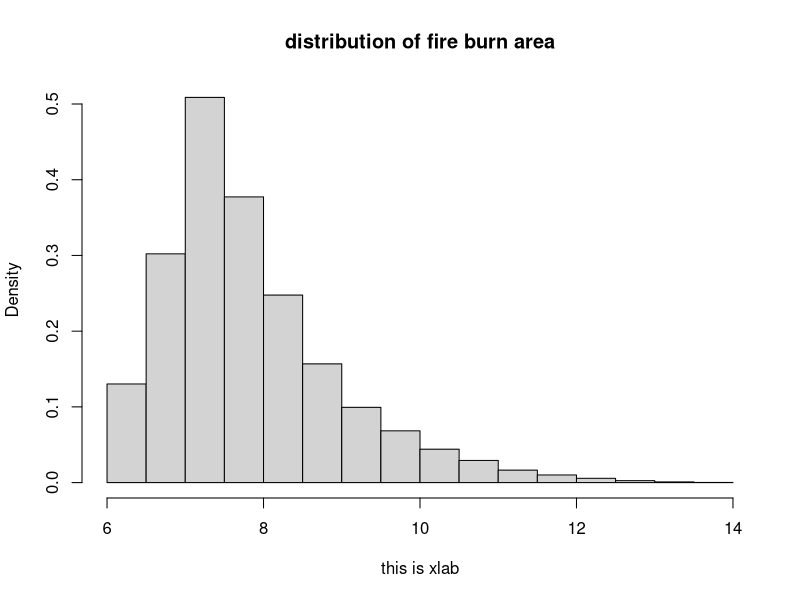
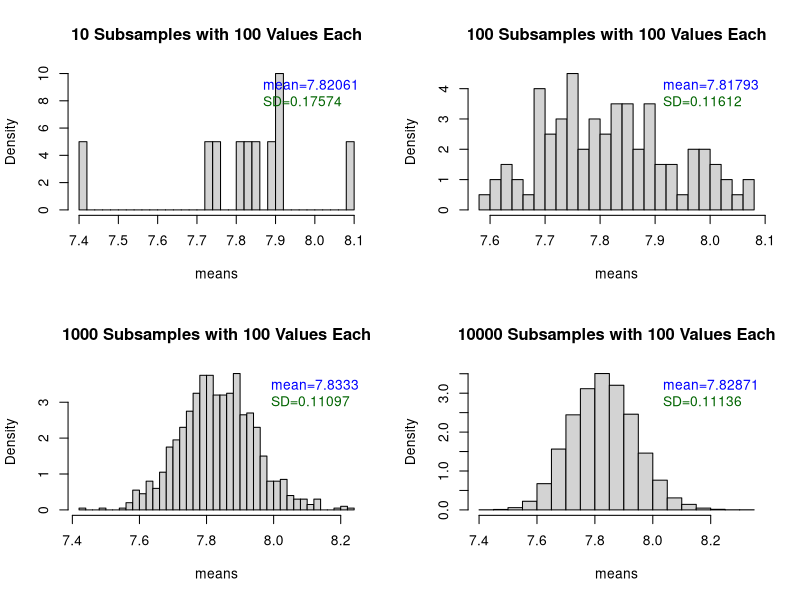
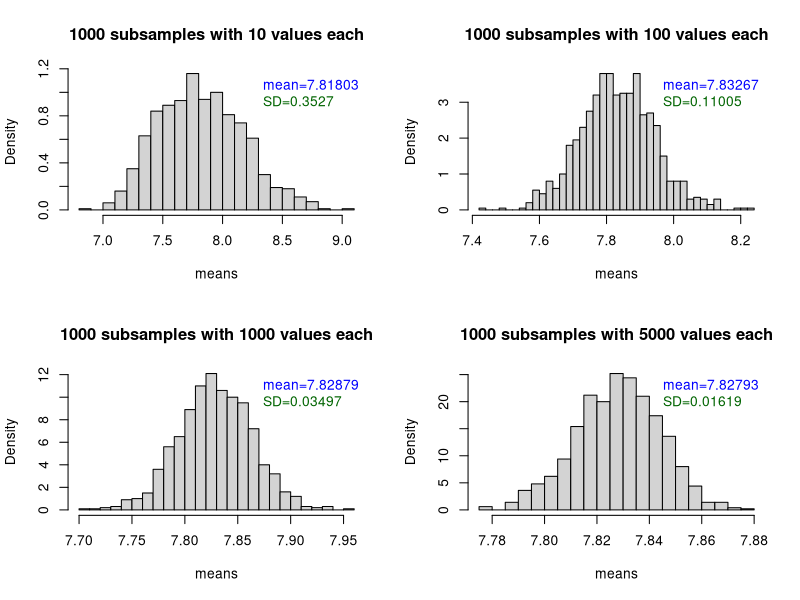
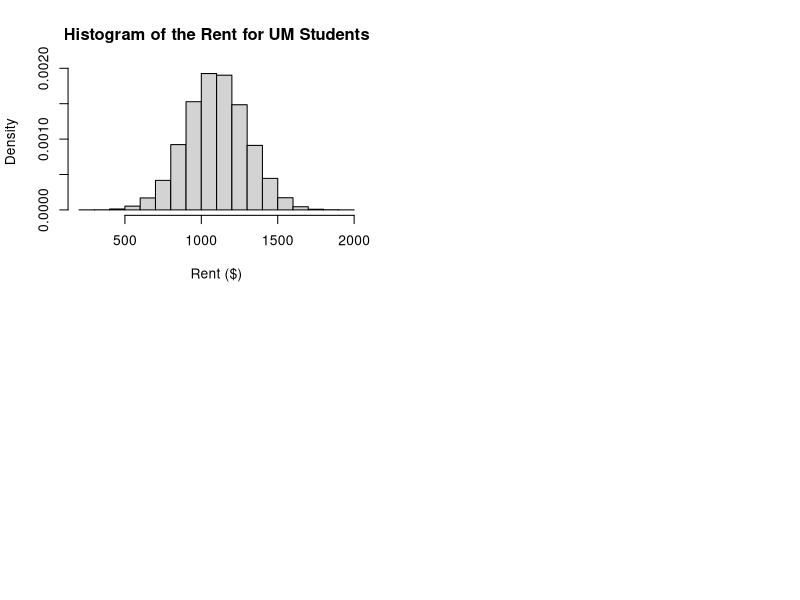
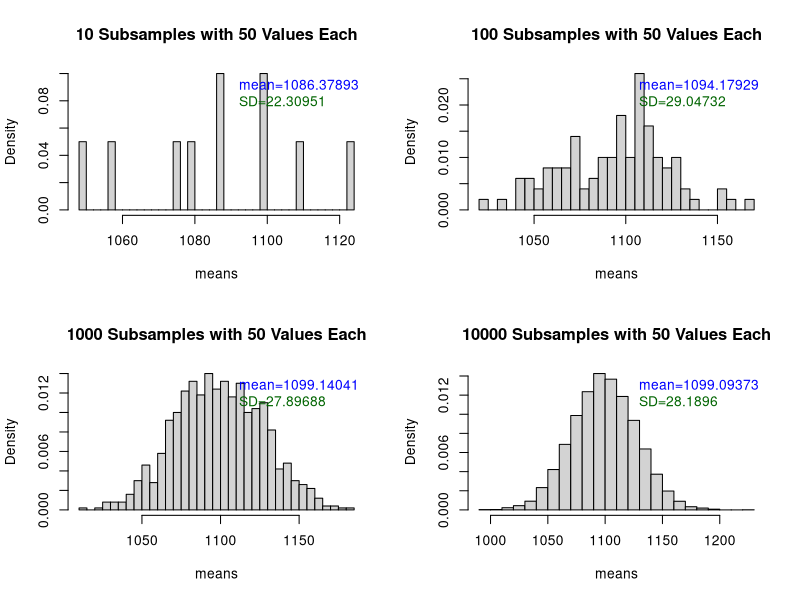
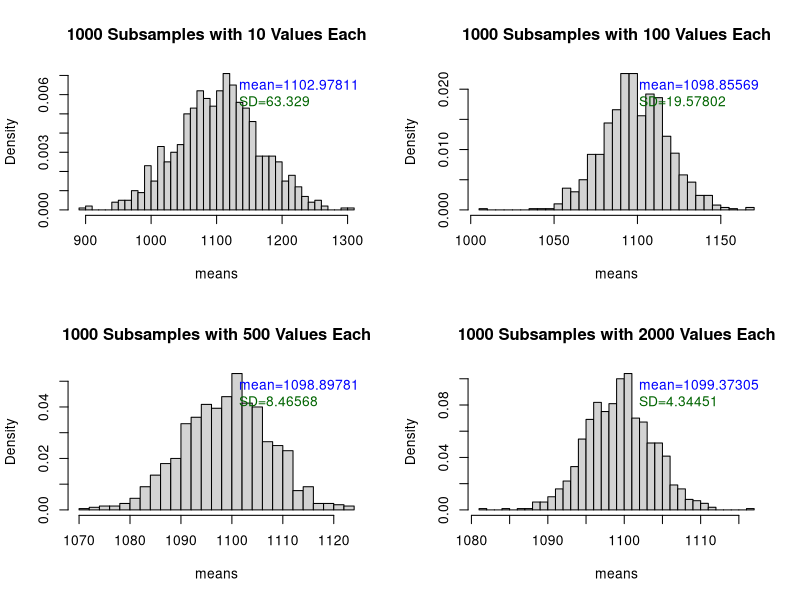

Write the R code that produced these figures, in order.
## ---- chunk 1
# setup
set.seed(100)
fireinfo <- read.csv("../data/lab2/firinfo.csv")
head(fireinfo)

mean(fireinfo$BurnBndAc)
sd(fireinfo$BurnBndAc)
## ---- chunk 2
hist(fireinfo$BurnBndAc, probability=T, main="distribution of fire burn area", xlab='this is xlab')
## ---- chunk 3
# get the sample mean vector, var stands for the variable in the data
meansVector <- function(data, sample_times, sample_size, var) {
  v <- c()  # create blank vector
  for (i in 1:sample_times) {
    y <- sample(data[, var], sample_size, replace = TRUE)  # get replaced sample
    m <- mean(y)
    v[i] <- m
  }
  return(v)
}
## ---- chunk 4
# Increasing the number of subsamples
set.seed(100)
sample_times <- c(10, 100, 1000, 10000) # number of subsamples

par(mfrow = c(2, 2))  # set subplot
for (i in c(1:length(sample_times))) {
  means <- meansVector(fireinfo, sample_times[i], 100, "BurnBndAc")  # get sample means
  avg <- round(mean(means), 5)  # mean of the sample means
  SD <- round(sd(means), 5)  # std of the sample means
  hist(means, probability=T, main = paste0(sample_times[i], " Subsamples with 100 Values Each"), breaks=30)
  legend("topright", bty = 'n', legend = c(paste0("mean=", avg), paste0("SD=", SD)), text.col = c("blue", "dark green"))
}

## ---- chunk 5
set.seed(100)
# Increasing the number of values within each subsample
sample_size <- c(10, 100, 1000, 5000)

par(mfrow = c(2, 2))
for (i in c(1:length(sample_size))) {
  means <- meansVector(fireinfo, 1000, sample_size[i], "BurnBndAc")
  avg <- round(mean(means), 5)
  SD <- round(sd(means), 5)
  hist(means, probability = TRUE, main = paste0("1000 subsamples with ", sample_size[i], " values each"), breaks=30)
  legend("topright", bty = "n", legend = c(paste0("mean=", avg), paste0("SD=", SD)), text.col = c("blue", "dark green"))
}
## ---- chunk 6
#Follow the Instructions to create a dataset called "rentdata" on your own.
set.seed(100)
rentdata <- rnorm(mean=1100, n=40000, sd=200)
## ---- chunk 7
meansVector <- function(data, times, size) {
  v <- c()
  for (i in 1:times) {
    y <- sample(data, size, replace=TRUE)
    m <- mean(y)
    v[i] <- m
  }
  return(v)
}
## ---- chunk 8
set.seed(100)
# (1) Plot the histogram of the rent data
hist(rentdata, probability=T, main='Histogram of the Rent for UM Students', xlab='Rent ($)')

# (2) Create a series of histograms where you gradually increase the number of subsamples you take, but keep the number of values in each subsample constant
sample_times <- c(10, 100, 1000, 10000)
par(mfrow=c(2,2))
for (i in c(1:length(sample_times))) {
  means <- meansVector(rentdata, sample_times[i], 50)
  avg <- round(mean(means), 5)
  SD <- round(sd(means), 5)
  hist(means, probability = TRUE, main = paste0(sample_times[i], ' Subsamples with 50 Values Each'), breaks=30)
  legend("topright", bty = "n", legend = c(paste0("mean=", avg), paste0("SD=", SD)), text.col = c("blue", "dark green"))
}

# (3) Create a series of histograms where you keep the number of subsamples you take constant, but increase the number of values within each subsample
sample_size <- c(10, 100, 500, 2000)
par(mfrow=c(2,2))
for (i in c(1:length(sample_size))) {
  means <- meansVector(rentdata, 1000, sample_size[i])
  avg <- round(mean(means), 5)
  SD <- round(sd(means), 5)
  hist(means, probability = TRUE, main = paste0('1000 Subsamples with ', sample_size[i], ' Values Each'), breaks=30)
  legend("topright", bty = "n", legend = c(paste0("mean=", avg), paste0("SD=", SD)), text.col = c("blue", "dark green"))
}

## ---- chunk 9
set.seed(100)
# sample data --> 10,000 students' heights
heights <- rnorm(10000, mean=65, sd=2)

# function to compute the confidence interval
cifun <- function(means, zcrit, sem) {
  cilower <- means - zcrit * sem
  ciupper <- means + zcrit * sem
  cirange <- c(cilower, ciupper)
  return(cirange)
}
## ---- chunk 10
# get the parameters needed for CI computation
means <- mean(heights)
zcrit <- qnorm(.975)  # 95% CI
sem <- (sd(heights)/sqrt(length(heights)))

# get CI
cifun(means, zcrit, sem)
## ---- chunk 11
# Calculate the 90% CIs.
# get the parameters needed for CI computation
means <- mean(heights)
zcrit <- qnorm(.95)  # 90% CI
sem <- (sd(heights)/sqrt(length(heights)))

# get CI
cifun(means, zcrit, sem)
## ---- chunk 12
set.seed(100)
# get the sample of 100
heights <- rnorm(100, mean=65, sd=2)

# calculate the 95% CI
means <- mean(heights)
zcrit <- qnorm(.975)
sem <- (sd(heights)/sqrt(length(heights)))
cifun(means, zcrit, sem)
